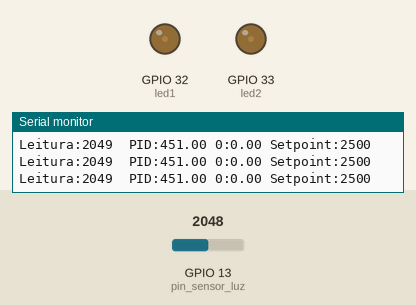
Simulated run of this program. Board: ESP32. On the bench: output pins drawn as LEDs (lit = HIGH), the last lines printed to the serial monitor. The test bench sets the inputs (shaded band); at power-on: GPIO 13 (pin_sensor_luz) = 2048.

Above: at 1.2 s.
1.3 s: GPIO 13 (pin_sensor_luz) set to 2866
At 1.8 s:
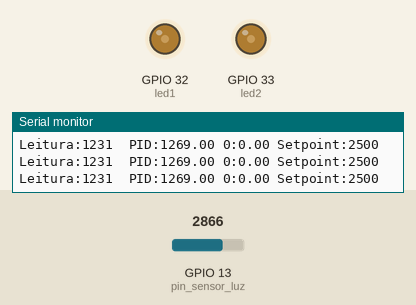
2.8 s: GPIO 13 (pin_sensor_luz) set to 4095
At 3.2 s:
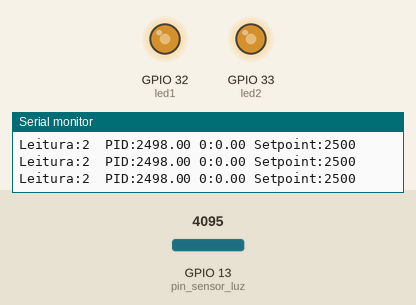
4.3 s: GPIO 13 (pin_sensor_luz) set to 1228
At 4.6 s:
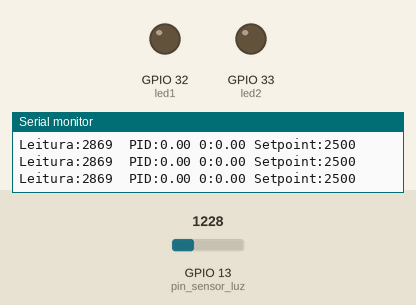
5.8 s: GPIO 13 (pin_sensor_luz) set to 2047
At 7.0 s:
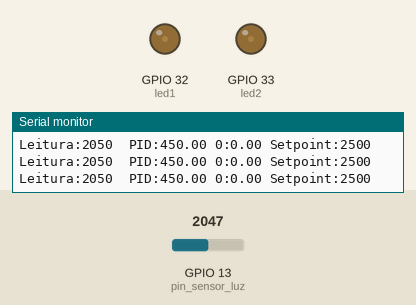
7.3 s: GPIO 13 (pin_sensor_luz) set to 491
At 8.7 s:
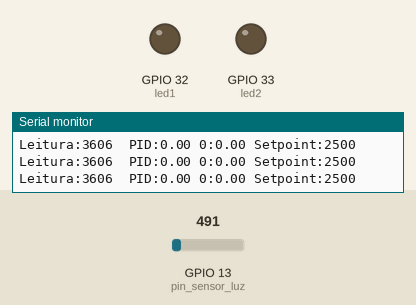
Timing chart, 0 to 9.8 s (numbered marks = the images above; inputs shaded):
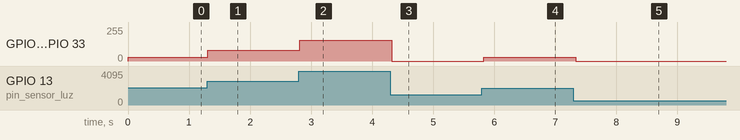

The program:

main.cpp
```cpp
#include <Arduino.h>
#include <string>
#include <stdlib.h>

/*---------------- Mapeamento de Hardware ----------------*/
#define pin_sensor_luz  13
#define led1            32
#define led2            33


/*---------------- Constantes de Projeto   ---------------*/
#define dt 0.1


/*---------------- constantes globais      ---------------*/
const int numChars  = 32;
const int Setpoint  = 2500;
const float zero=0;


/*---------------- variáveis GLobais  --------------------*/
float     kp =1,
          ki =0,
          kd =0;
char      charsRecebidos[numChars];
char      charTemporario[numChars];
bool      novosDados =false;


/*---------------- Declaração das Funções  ---------------*/
void recebeDadosSeriais(); //recebe dados das constantes para tunagem do PID
void atualiza_PID();  //atualiza os valores das constantes PID
float controle_PID(float,float);  //realiza o cálculo baseado nas constantes, valor lido e setpoint


/*--------------- Inicialização do Sistema----------------*/
void setup() {
  Serial.begin(115200);   //inicia a comunicação serial
  ledcSetup(0,10000, 12); //inicia o canal PWM 0, com 10000 de frequencia e resolução de 12 bits

  ledcAttachPin(led1,0);  //liga o led1 ao canal PWM 0
  ledcAttachPin(led2,0);  //liga o led2 ao canal PWM 0

}

/*--------------- Loop infinito -------------------------*/
void loop() {
  recebeDadosSeriais(); //verifica se foi mandado algum dado pela porta serial, se sim seta a flag "novos dados"
                        //e armazena no char[] charsRecebidos

  if (novosDados)       //verifica a flag
  {
    strcpy(charTemporario, charsRecebidos); //se foram enviados dados pelo serial, copia esses dados para
                                            //"charTemporario"
    atualiza_PID();     //a partir dos dados de "charTemporario" atualiza os valores PID baseado
                        //naquiles que foram enviados pelo terminal
    novosDados =false;  //agora podemos voltar a flag ao estado inicial
  }

  uint16_t sensor_luz=4097-analogRead(pin_sensor_luz);  //usa o adc para receber o valor de luminosidade atual


  float pid=(controle_PID(sensor_luz,Setpoint)); //chamamos a função de controle PID
                                                                  //baseado no valor lido "sensor_luz"
                                                                  //e no valor desejado "Setpoint"
                                                                  //somamos com 2048 pois é a metade do PWM de 12 bits

  if(pid<0)
   pid=0;
  if(pid>4094)
    pid=4094;
  Serial.print("Leitura:");
  Serial.print(sensor_luz);                   //imprimimos a luminosidade atualo no Serial Monitor
  Serial.print("  PID:");
  Serial.print(pid);
  Serial.print(" 0:");
  Serial.print(zero);
  Serial.print(" Setpoint:");
  Serial.println(
Setpoint);


  ledcWrite(0,pid); //aqui escrevemos no canal 0 (led1 e led2) do PWM o valor processado pelo pid

  delay(dt*1000);        //delay em ms do mesmo valor da integral e derivada do pid.
}


/*------------ Desenvolvimento das Funções ---------------*/


void recebeDadosSeriais()
//Essa função foi baseada num guia: https://forum.arduino.cc/t/serial-input-basics-updated/382007/3
//Onde ele explica muito bem varias maneiras de obter dados das portas seriais, lá esta tudo explicado
//veja o exemplo 5.
//Esta função espera receber os dados via serial no formato: "(kp,ki,kd)"
{
  static bool recebendoDados=false;
  static int indice = 0;
  char charInicio = '(';
  char charFinal  = ')';
  char charRecebido;

  while (Serial.available()>0 && novosDados == false)
  {
    charRecebido = Serial.read();

    if (recebendoDados ==true)
    {
      if (charRecebido !=charFinal)
      {
        charsRecebidos[indice]=charRecebido;
        indice ++;
        if (indice>=numChars)
        {
          indice=numChars-1;
        }
      }
    else{
      charsRecebidos[indice]= '\0';
      recebendoDados =false;
      indice =0;
      novosDados = true;
      }
    }
    else if (charRecebido==charInicio)
      recebendoDados=true;
  }
}

void atualiza_PID()
//nessa função vamos dividir os dados enviados pelo terminal por Virgulas(,) usando strtok e
// atualizar os valores das constantes PID baseado nesses valores enviados.
// lembrando que os dados enviados pelo usuario no monitor tem que estar no formato (kp,ki,kd)
// senão haverá erro e o sistema vai reiniciar
{
  char * indiceStrtok;

  indiceStrtok=strtok(charTemporario,",");
  kp=atof(indiceStrtok);

  indiceStrtok=strtok(NULL,",");
  ki=atof(indiceStrtok);

  indiceStrtok=strtok(NULL,",");
  kd=atof(indiceStrtok);

}

float controle_PID(float output,float setpoint)
{
  static float output_anterior,integral;

  float        erro,proporcional,derivativa;

  erro = setpoint - output;

  proporcional = kp*erro;

  integral = integral + (erro*ki) * (dt);

  derivativa = ((output_anterior - output)*kd) / (dt);

  output_anterior = output;

  float sinal_de_controle=(proporcional+integral+derivativa);

  return sinal_de_controle;
}
```

Measured:
- after the input at 1.3 s, GPIO 32 (led1), GPIO 33 (led2): 28/255 → 79/255 at once
- after the input at 2.8 s, GPIO 32 (led1), GPIO 33 (led2): 79/255 → 156/255 at once
- after the input at 4.3 s, GPIO 32 (led1), GPIO 33 (led2): 156/255 → 0/255 at once
- after the input at 5.8 s, GPIO 32 (led1), GPIO 33 (led2): 0/255 → 28/255 at once
- after the input at 7.3 s, GPIO 32 (led1), GPIO 33 (led2): 28/255 → 0/255 at once
